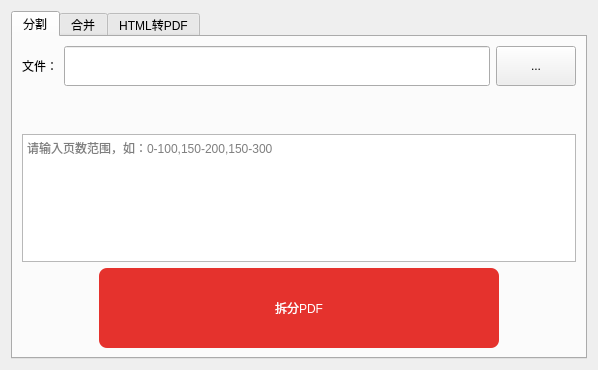
<?xml version="1.0" encoding="UTF-8"?>
<ui version="4.0">
 <class>pdfWidget</class>
 <widget class="QWidget" name="pdfWidget">
  <property name="geometry">
   <rect>
    <x>0</x>
    <y>0</y>
    <width>598</width>
    <height>370</height>
   </rect>
  </property>
  <property name="windowTitle">
   <string>简洁PDF</string>
  </property>
  <property name="windowIcon">
   <iconset resource="../Data/SimplePdf.qrc">
    <normaloff>:/SimplePdf/res/title.png</normaloff>:/SimplePdf/res/title.png</iconset>
  </property>
  <layout class="QHBoxLayout" name="horizontalLayout_3">
   <item>
    <widget class="QTabWidget" name="tabWidget">
     <property name="styleSheet">
      <string notr="true">font: 12pt &quot;微软雅黑&quot;;</string>
     </property>
     <property name="currentIndex">
      <number>0</number>
     </property>
     <widget class="QWidget" name="tab_2">
      <attribute name="icon">
       <iconset resource="../Data/SimplePdf.qrc">
        <normaloff>:/SimplePdf/res/split.png</normaloff>:/SimplePdf/res/split.png</iconset>
      </attribute>
      <attribute name="title">
       <string>分割</string>
      </attribute>
      <layout class="QVBoxLayout" name="verticalLayout">
       <item>
        <layout class="QHBoxLayout" name="horizontalLayout_2">
         <item>
          <widget class="QLabel" name="label">
           <property name="styleSheet">
            <string notr="true">font: 12pt &quot;微软雅黑&quot;;</string>
           </property>
           <property name="text">
            <string>文件：</string>
           </property>
          </widget>
         </item>
         <item>
          <widget class="QLineEdit" name="lineEdit">
           <property name="minimumSize">
            <size>
             <width>0</width>
             <height>40</height>
            </size>
           </property>
          </widget>
         </item>
         <item>
          <widget class="QPushButton" name="pushButton">
           <property name="minimumSize">
            <size>
             <width>0</width>
             <height>40</height>
            </size>
           </property>
           <property name="text">
            <string>...</string>
           </property>
          </widget>
         </item>
        </layout>
       </item>
       <item>
        <widget class="QLabel" name="label_Total">
         <property name="minimumSize">
          <size>
           <width>0</width>
           <height>36</height>
          </size>
         </property>
         <property name="styleSheet">
          <string notr="true">font: 12pt &quot;微软雅黑&quot;;</string>
         </property>
         <property name="text">
          <string/>
         </property>
        </widget>
       </item>
       <item>
        <widget class="QTextEdit" name="textEdit">
         <property name="styleSheet">
          <string notr="true">font: 12pt &quot;微软雅黑&quot;;</string>
         </property>
         <property name="placeholderText">
          <string>请输入页数范围，如：0-100,150-200,150-300</string>
         </property>
        </widget>
       </item>
       <item>
        <layout class="QHBoxLayout" name="horizontalLayout">
         <item>
          <spacer name="horizontalSpacer_2">
           <property name="orientation">
            <enum>Qt::Horizontal</enum>
           </property>
           <property name="sizeHint" stdset="0">
            <size>
             <width>40</width>
             <height>20</height>
            </size>
           </property>
          </spacer>
         </item>
         <item>
          <widget class="QPushButton" name="pushButton_split">
           <property name="minimumSize">
            <size>
             <width>400</width>
             <height>80</height>
            </size>
           </property>
           <property name="maximumSize">
            <size>
             <width>400</width>
             <height>80</height>
            </size>
           </property>
           <property name="styleSheet">
            <string notr="true">
QPushButton{font: 28pt &quot;微软雅黑&quot;;border-radius: 8px;
color: rgb(255, 255, 255);background-color: rgb(229, 50, 45);}
QPushButton:hover{font: 28pt &quot;微软雅黑&quot;;border-radius: 8px;
color: rgb(255, 255, 255);background-color: rgb(22, 22, 22);}
QPushButton:pressed{font: 28pt &quot;微软雅黑&quot;;border-radius: 8px;
color: rgb(255, 255, 255);background-color: rgb(229, 50, 45);}</string>
           </property>
           <property name="text">
            <string>拆分PDF</string>
           </property>
          </widget>
         </item>
         <item>
          <spacer name="horizontalSpacer">
           <property name="orientation">
            <enum>Qt::Horizontal</enum>
           </property>
           <property name="sizeHint" stdset="0">
            <size>
             <width>40</width>
             <height>20</height>
            </size>
           </property>
          </spacer>
         </item>
        </layout>
       </item>
      </layout>
     </widget>
     <widget class="QWidget" name="tab">
      <attribute name="icon">
       <iconset resource="../Data/SimplePdf.qrc">
        <normaloff>:/SimplePdf/res/merge.png</normaloff>:/SimplePdf/res/merge.png</iconset>
      </attribute>
      <attribute name="title">
       <string>合并</string>
      </attribute>
      <layout class="QVBoxLayout" name="verticalLayout_2">
       <item>
        <widget class="QListWidget" name="listWidget"/>
       </item>
       <item>
        <layout class="QHBoxLayout" name="horizontalLayout_4">
         <item>
          <spacer name="horizontalSpacer_3">
           <property name="orientation">
            <enum>Qt::Horizontal</enum>
           </property>
           <property name="sizeHint" stdset="0">
            <size>
             <width>40</width>
             <height>20</height>
            </size>
           </property>
          </spacer>
         </item>
         <item>
          <widget class="QPushButton" name="pushButton_merge">
           <property name="minimumSize">
            <size>
             <width>400</width>
             <height>80</height>
            </size>
           </property>
           <property name="maximumSize">
            <size>
             <width>400</width>
             <height>80</height>
            </size>
           </property>
           <property name="styleSheet">
            <string notr="true">
QPushButton{font: 28pt &quot;微软雅黑&quot;;border-radius: 8px;
color: rgb(255, 255, 255);background-color: rgb(229, 50, 45);}
QPushButton:hover{font: 28pt &quot;微软雅黑&quot;;border-radius: 8px;
color: rgb(255, 255, 255);background-color: rgb(22, 22, 22);}
QPushButton:pressed{font: 28pt &quot;微软雅黑&quot;;border-radius: 8px;
color: rgb(255, 255, 255);background-color: rgb(229, 50, 45);}</string>
           </property>
           <property name="text">
            <string>合并PDF</string>
           </property>
          </widget>
         </item>
         <item>
          <spacer name="horizontalSpacer_4">
           <property name="orientation">
            <enum>Qt::Horizontal</enum>
           </property>
           <property name="sizeHint" stdset="0">
            <size>
             <width>40</width>
             <height>20</height>
            </size>
           </property>
          </spacer>
         </item>
        </layout>
       </item>
      </layout>
     </widget>
     <widget class="QWidget" name="tab_3">
      <attribute name="title">
       <string>HTML转PDF</string>
      </attribute>
      <layout class="QVBoxLayout" name="verticalLayout_3">
       <item>
        <widget class="QListWidget" name="listWidget_html"/>
       </item>
       <item>
        <layout class="QHBoxLayout" name="horizontalLayout_5">
         <item>
          <spacer name="horizontalSpacer_5">
           <property name="orientation">
            <enum>Qt::Horizontal</enum>
           </property>
           <property name="sizeHint" stdset="0">
            <size>
             <width>40</width>
             <height>20</height>
            </size>
           </property>
          </spacer>
         </item>
         <item>
          <widget class="QPushButton" name="pushButton_merge_html">
           <property name="minimumSize">
            <size>
             <width>400</width>
             <height>80</height>
            </size>
           </property>
           <property name="maximumSize">
            <size>
             <width>400</width>
             <height>80</height>
            </size>
           </property>
           <property name="styleSheet">
            <string notr="true">
QPushButton{font: 28pt &quot;微软雅黑&quot;;border-radius: 8px;
color: rgb(255, 255, 255);background-color: rgb(229, 50, 45);}
QPushButton:hover{font: 28pt &quot;微软雅黑&quot;;border-radius: 8px;
color: rgb(255, 255, 255);background-color: rgb(22, 22, 22);}
QPushButton:pressed{font: 28pt &quot;微软雅黑&quot;;border-radius: 8px;
color: rgb(255, 255, 255);background-color: rgb(229, 50, 45);}</string>
           </property>
           <property name="text">
            <string>HTML转PDF</string>
           </property>
          </widget>
         </item>
         <item>
          <spacer name="horizontalSpacer_6">
           <property name="orientation">
            <enum>Qt::Horizontal</enum>
           </property>
           <property name="sizeHint" stdset="0">
            <size>
             <width>40</width>
             <height>20</height>
            </size>
           </property>
          </spacer>
         </item>
        </layout>
       </item>
      </layout>
     </widget>
    </widget>
   </item>
  </layout>
 </widget>
 <resources>
  <include location="../Data/SimplePdf.qrc"/>
 </resources>
 <connections/>
</ui>
